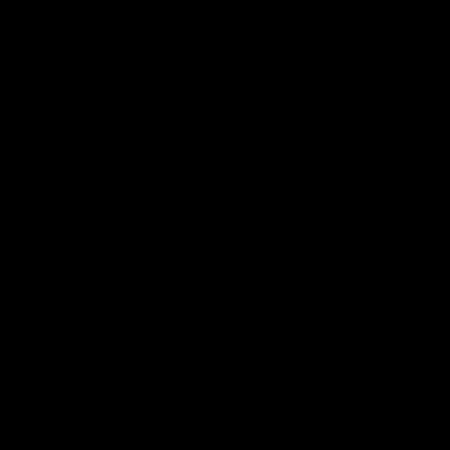
Frame 1 (no input)
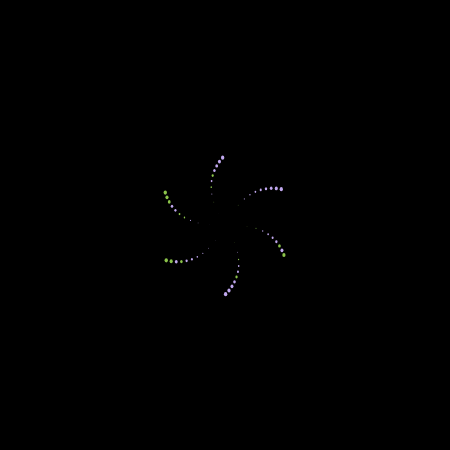
Frame 60 (no input)
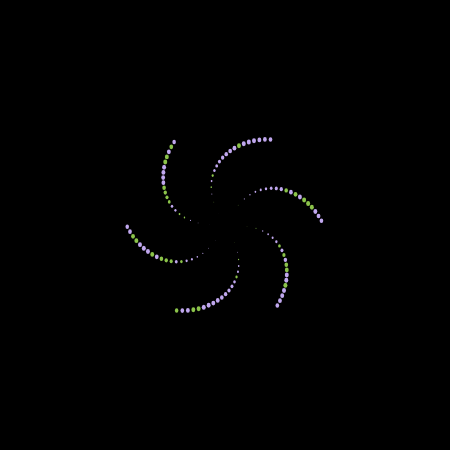
Frame 120 (the mouse pressed at the canvas centre since frame 60)

The p5.js sketch that drew these frames (run headless with seeded random() and noise() and a simulated clock; from frame 60 on, the mouse is pressed at the canvas centre):

// p5.js sketch
// ── sketch.js
var n = 0;
var c = 9;
var seeds = [];
function setup() {
  createCanvas(450, 450); // as a mobile first designer lol
  angleMode(DEGREES);
  background('#000000');
}
// gets called 60fps
function draw() {
  translate(width / 2, height / 2);

  var angle = n * 300.5; // play here! this
  var radius = c * sqrt(n);
  var x = radius * cos(angle);
  var y = radius * sin(angle);

  // generate random number
  let r = random();
  if (r < 0.33) {
    fill('#8BC34A');
  } else if(r > 0.33 || r < 0.66) {
    fill('#C0A7EE');
  } else if(r > 0.66) {
    fill('#DBECC7');
  }

  noStroke();
  ellipse(x, y, 4 * sin(n), 5 * sin(n+0.2));
  n++;
  c += 0 ; // play here! this will dynamically change the spacing. try c += sin(n)

}
// things to try
// play around with n and/or c
// change the color based on position or order
// change the size of the seeds based on position/order
// change the seed size after a certain n
// random colors
// build your flower with other shapes
// build your flower with letters or images instead of ellipses
// animate the flower in draw() after placing the leaves in a setup() loop
// connect leaves
// can you make something that looks like a romanesco broccoli
// reminder to take lots of pictures of WIP flowers. right click and download to share
